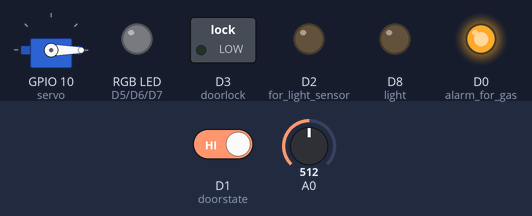
A sketch run on a simulated ESP8266 (NodeMCU). Parts: servo, switched loads named in the sketch (green lamp = pin HIGH), an RGB LED mixed from three pins (HIGH = lit), output pins drawn as LEDs (lit = HIGH). The inputs (shaded band) are chosen by the test bench; at power-on: D1 (doorstate) HIGH, A0 = 512. WiFi joins after 1.5 s; servers stay silent unless stated; the Firebase database answers and starts empty; what the sketch prints to the serial monitor is not drawn.

Above: at 3.2 s.
3.3 s: D1 (doorstate) driven LOW
At 4.6 s:
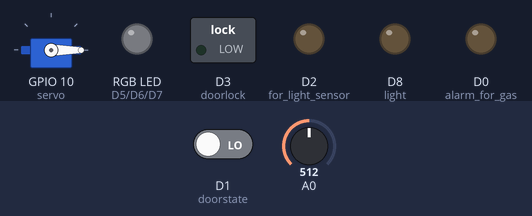
5.4 s: D1 (doorstate) driven HIGH
At 7.0 s:
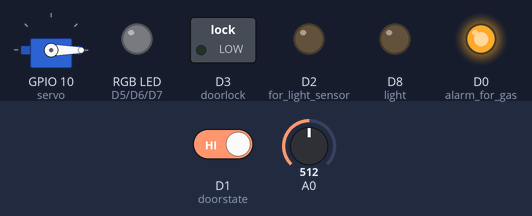
Timing chart, 0 to 8.5 s (numbered marks = the images above; inputs shaded):
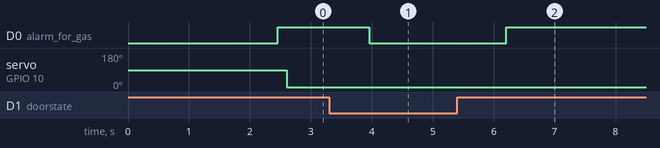

Measured:
- after the input at 3.3 s, D0 (alarm_for_gas): HIGH → LOW after 0.65 s
- after the input at 5.4 s, D0 (alarm_for_gas): LOW → HIGH after 0.81 s

The sketch:

firebase.ino
```cpp
#include <Servo.h>
#include <ESP8266WiFi.h>
#include <SoftwareSerial.h>
#include <FirebaseArduino.h>
#include <ArduinoJson.h>
#include <ESP8266HTTPClient.h>
#include <DHT.h>


#define FIREBASE_HOST "********"
#define FIREBASE_AUTH "********"
#define WIFI_SSID "********"
#define WIFI_PASSWORD "********"
#define DHTPIN 2
#define DHTTYPE DHT11

Servo servo;
DHT dht(DHTPIN, DHTTYPE);

bool light;
bool rgb;
bool DoorLock;
bool Door;
bool Security;
int DoorState;
int r, g, b;

unsigned long previousMillis = 0;
const long interval = 60000;
void setup()
{
  servo.attach(10); //tx for servomotor servo.write(0);
  //delay(2000);


  pinMode(14, OUTPUT);  //red
  pinMode(12, OUTPUT); //green
  pinMode(13, OUTPUT); //blue
  pinMode(0, OUTPUT); //doorlock
  pinMode(5, INPUT_PULLUP); //doorstate
  pinMode(16, OUTPUT); //alarm for gas
  pinMode(4, OUTPUT); //for light sensor
  pinMode(15, OUTPUT); //light
  Serial.begin(115200);
  delay(500);
  WiFi.begin(WIFI_SSID, WIFI_PASSWORD);
  Serial.print("connecting");
  while (WiFi.status() != WL_CONNECTED)
  {
    Serial.print(".");
    delay(500);
  }
  Serial.println();
  Serial.print("connected: ");
  Serial.println(WiFi.localIP());

  Firebase.begin(FIREBASE_HOST, FIREBASE_AUTH);
  dht.begin();

  Serial.println("DHT11 Humidity & temperature Sensor\n\n");
  //delay(1000);
}


void readDatas() {
  int h = dht.readHumidity();
  int t = dht.readTemperature();
  int n = analogRead(A0);
  Serial.println(t);
  Serial.println(h);
  Serial.println(n);
  Firebase.setInt("Data/Temperature:", t);
  Firebase.setInt("Data/Humidity:", h);
  Firebase.setInt("Data/Gas detector:", n);
}


void loop()
{
  int n = analogRead(A0);
  if (n > 600)
  {
    digitalWrite(16, HIGH);
  } else if (n < 600 && DoorState == 0) {
    digitalWrite(16, LOW);
  }


  // if (n < 35)
  // {
  //  digitalWrite(4, HIGH);
  // } else  digitalWrite(4, LOW); //for light sensor


  rgb = Firebase.getBool("RgbState/switch");
  if (rgb == true) {
    r = Firebase.getInt("rgb/red");
    g = Firebase.getInt("rgb/green");
    b = Firebase.getInt("rgb/blue");
    digitalWrite(14, r);
    digitalWrite(12, g);
    digitalWrite(13, b);
  } else {
    digitalWrite(14, 0);
    digitalWrite(12, 0);
    digitalWrite(13, 0);
  }

  DoorLock = Firebase.getBool("DoorLock/switch");
  if (DoorLock == true)
  {
    digitalWrite(0, HIGH);
  } else digitalWrite(0, LOW);


  DoorState = digitalRead(D1);
  Security = Firebase.getBool("Security/switch");
  if (DoorState == 1 && Security == 0)
  {
    digitalWrite(16, HIGH);
  } else if (n < 600 && DoorState == 0) {


    digitalWrite(16, LOW);
  }
  Serial.println(DoorState);

  Door = Firebase.getBool("Door/switch");
  if (Door == 1) {
    servo.write(90);
  } else servo.write(0);


  light = Firebase.getBool("LightState/switch");
  //Serial.println(light);
  if (light == true) {
    digitalWrite(15, HIGH);
  } else digitalWrite(15, LOW);

  unsigned long currentMillis = millis();
  if (currentMillis - previousMillis >= interval) { //to avoid reading the data from DHT sensor every second readDatas();
    previousMillis = currentMillis;
  }
}
```
